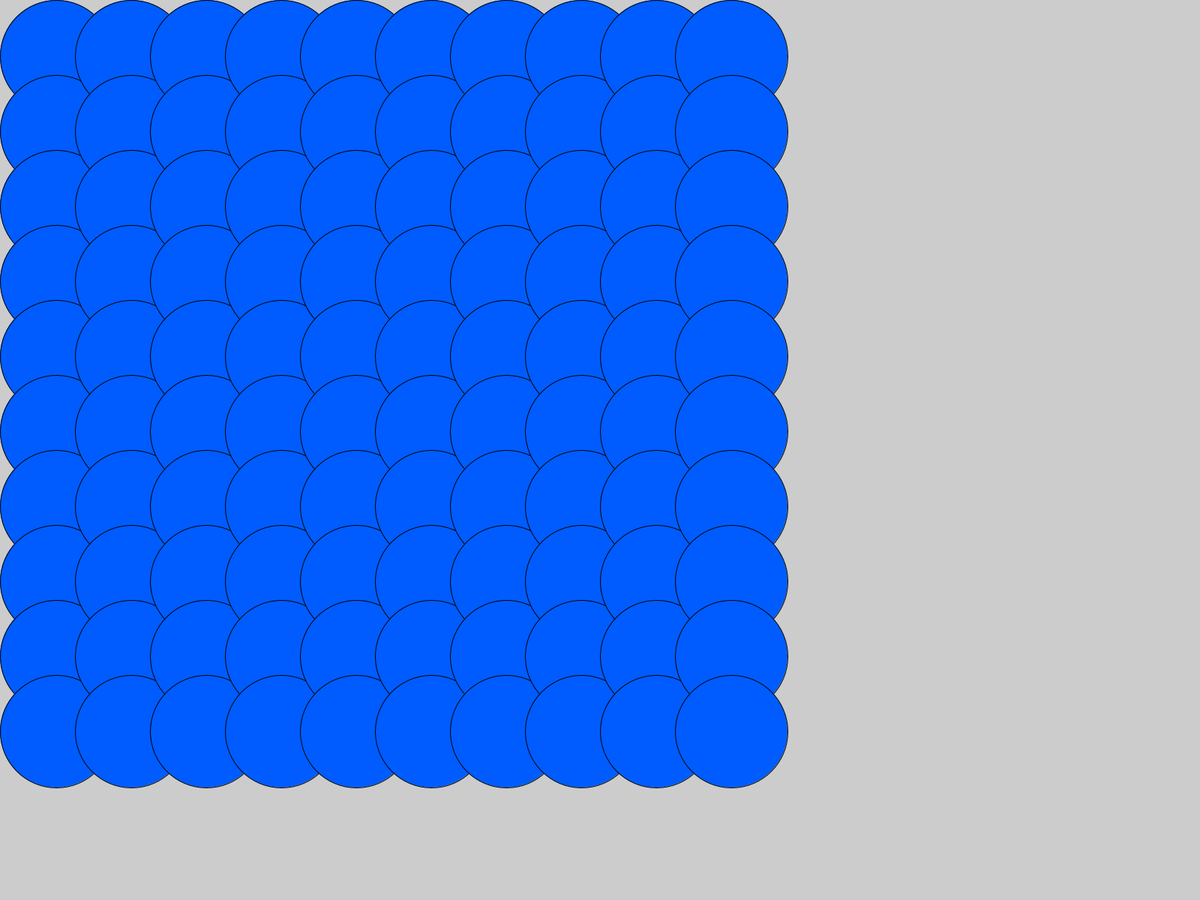
Frame 1 (no input)
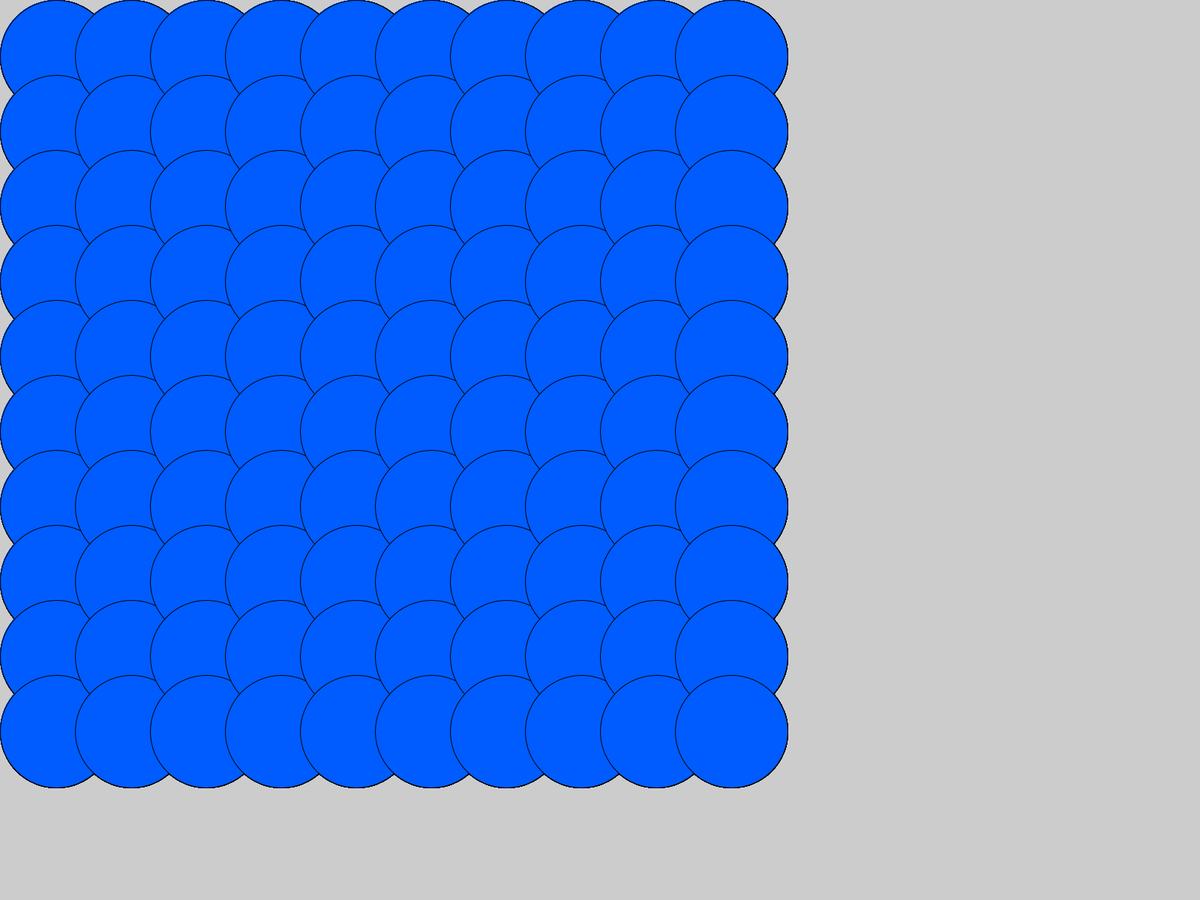
Frame 60 (the mouse pressed at the canvas centre just before this capture)
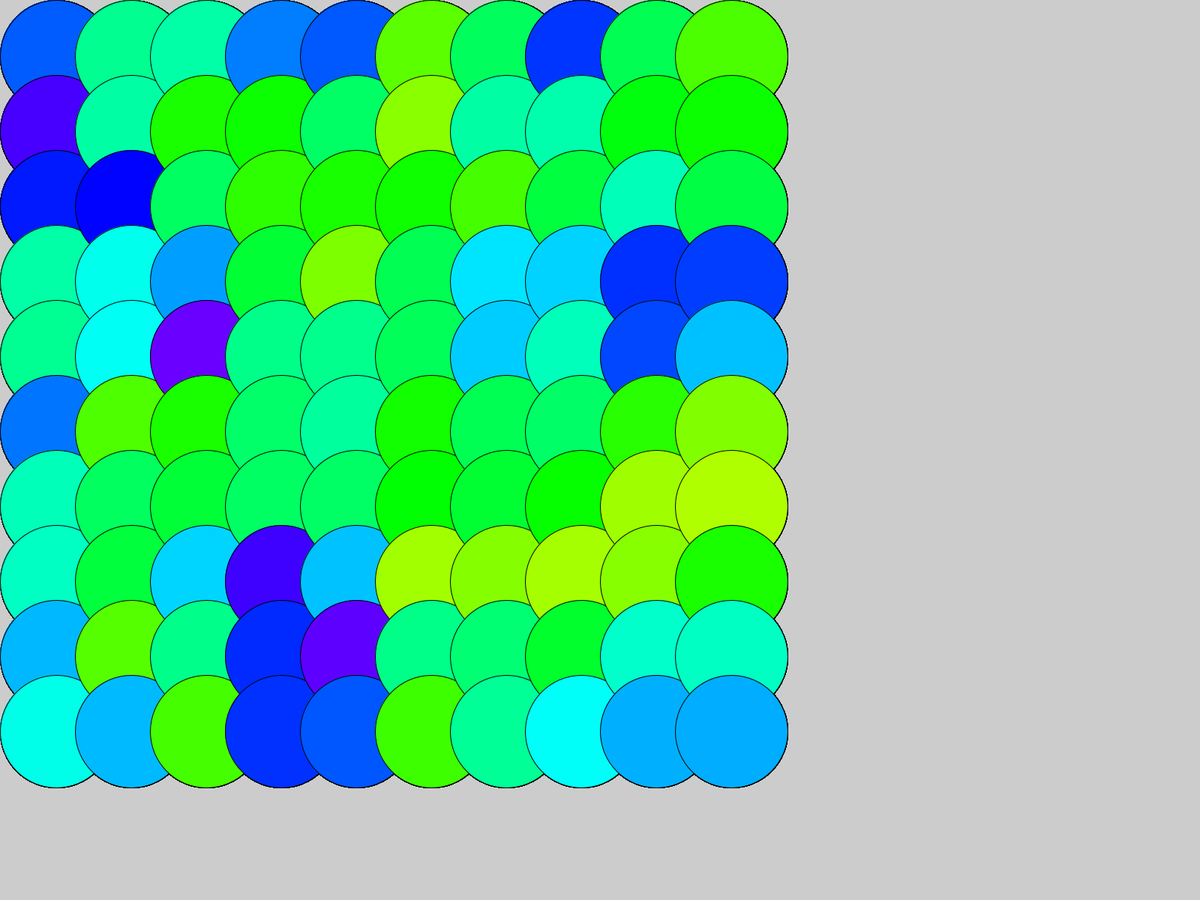
Frame 120 (the mouse held since frame 60 and released just before this capture)

The Processing sketch that drew these frames (run headless with seeded random() and noise(); from frame 60 on, the mouse is pressed at the canvas centre):

// Processing sketch: ejemplo_4_noise_color_circulos
// ── ejemplo_4_noise_color_circulos.pde
void setup(){
  fullScreen();
  ellipseMode(CORNER);
  colorMode(HSB);
}
void draw(){
  float noiseScale = map(mouseX, 0, width, 0, 10);
   for(int i = 0; i < 10; i = i+1){
    for(int j = 0; j < 10; j = j+1){
      float r = noise(map(i,0,9,0, noiseScale), map(j,0,9,0, noiseScale));
      r *= 255;
      fill(r,255,255);
      ellipse(i*100, j*100, 150,150);
    }
  }
}
